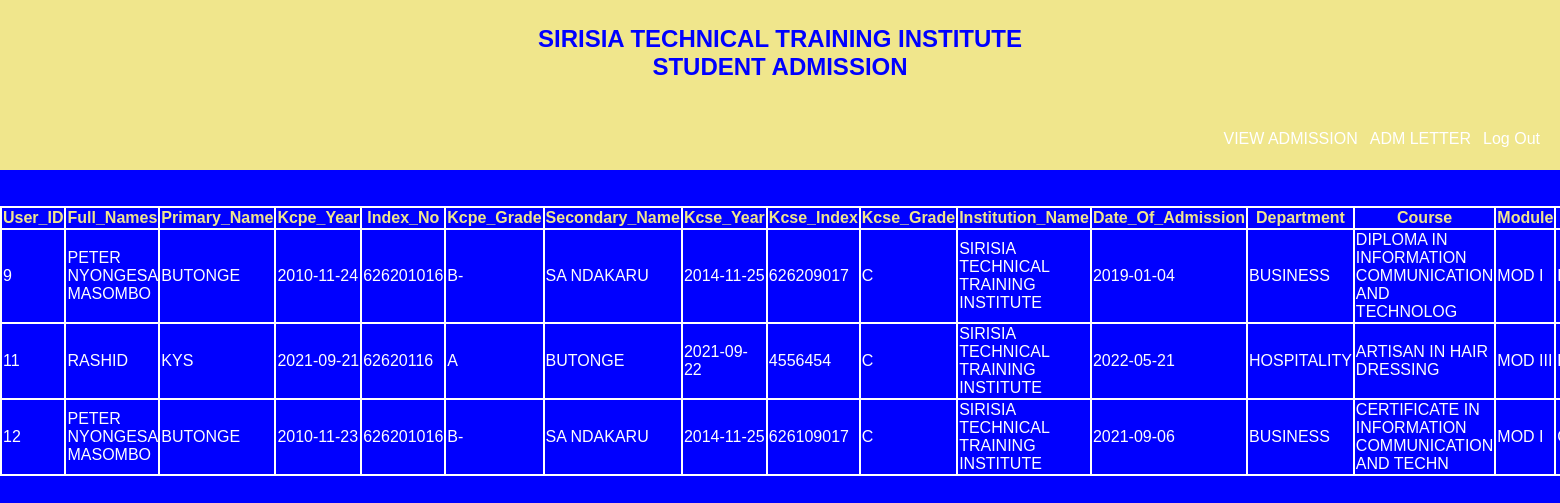
Screenshot of /viewadmission.php with the database file from the repository.
### tables this page shows
CREATE TABLE `educationdetails` (
  `User_ID` int(50) NOT NULL,
  `Full_Names` varchar(50) NOT NULL,
  `Primary_Name` varchar(50) NOT NULL,
  `Kcpe_Year` date NOT NULL,
  `Index_No` varchar(50) NOT NULL,
  `Kcpe_Grade` varchar(10) NOT NULL,
  `Secondary_Name` varchar(50) NOT NULL,
  `Kcse_Year` date NOT NULL,
  `Kcse_Index` varchar(10) NOT NULL,
  `Kcse_Grade` varchar(10) NOT NULL,
  `Institution_Name` varchar(50) NOT NULL,
  `Date_Of_Admission` date NOT NULL,
  `Department` varchar(50) NOT NULL,
  `Course` varchar(50) NOT NULL,
  `Module` varchar(50) NOT NULL,
  `Adm_No` varchar(50) NOT NULL,
  `Course_Duration` varchar(10) NOT NULL
);

### viewadmission.php (the view, shortened to what this page needs)
<?php
include_once 'connect.php';
$sql ="SELECT *FROM educationdetails;";
$query =mysqli_query($conn,$sql);
?>
<!DOCTYPE html>
<html lang="en">
<head>
    <link rel="stylesheet" type="text/css" href="stylelogin.css">
	<link rel="stylesheet" type="text/css" href="studentstyle.css">
</head>
<body>
<div class="title"><h2>SIRISIA TECHNICAL TRAINING INSTITUTE <br>STUDENT ADMISSION<br></h2></DIv>
<header>
		<nav>
			<ul id="navli">
				<li><a class="homeblack" href="viewadmission.php">VIEW ADMISSION</a></li>
				<li><a class="homeblack" href="admletter.php">ADM LETTER</a></li>
				<li><a class="homeblack" href="home.php">Log Out</a></li>
			</ul>
		</nav>
	</header>
<br><br>
        <table>
            <tr>
                <th>User_ID </th>
                <th>Full_Names</th>
                <th>Primary_Name </th>
                <th>Kcpe_Year </th>
                <th>Index_No </th>
                <th>Kcpe_Grade</th>
                <th>Secondary_Name </th>
                <th>Kcse_Year </th>
                <th>Kcse_Index </th>
                <th>Kcse_Grade</th>
                <th>Institution_Name</th>
                <th>Date_Of_Admission </th>
                <th>Department</th>
                <th>Course</th>
                <th>Module</th>
                <th>Adm_No</th>
            </tr>
            <?php
            while($row=mysqli_fetch_assoc($query)){
                $userid=$row['User_ID'];
                $name=$row['Full_Names'];
                $primaryname=$row['Primary_Name'];
                $kcpeyear=$row['Kcpe_Year'];
                $kcpeindex=$row['Index_No'];
                $kcpegrade=$row['Kcpe_Grade'];
                $secname=$row['Secondary_Name'];
                $kcseyear=$row['Kcse_Year'];
                $kcseindex=$row['Kcse_Index'];
                $Kse_Grade=$row['Kcse_Grade'];
                $Institutn_Name=$row['Institution_Name'];
                $Date_of_Admission=$row['Date_Of_Admission'];
                $Department=$row['Department'];
                $Course=$row['Course'];
                $Module=$row['Module'];
                $Adm_No=$row['Adm_No'];
            ?>
            <tr>
                <td><?php echo $userid ?></td>
                <td><?php echo $name ?></td>
                <td><?php echo $primaryname ?></td>
                <td><?php echo $kcpeyear ?></td>
                <td><?php echo $kcpeindex ?></td>
                <td><?php echo $kcpegrade ?></td>
                <td><?php echo $secname ?></td>
                <td><?php echo $kcseyear ?></td>
                <td><?php echo $kcseindex ?></td>
                <td><?php echo $Kse_Grade ?></td>
                <td><?php echo $Institutn_Name ?></td>
                <td><?php echo $Date_of_Admission ?></td>
                <td><?php echo $Department ?></td>
                <td><?php echo $Course ?></td>
                <td><?php echo $Module ?></td>
                <td><?php echo $Adm_No ?></td>
            </tr>
            <?php
            }
            ?>
        </table>
</body>
</html>

### stylelogin.css (style rules this page uses)
body { margin: 0; padding: 0; background-color: blue; background-size: cover; background-position: center; font-family: sans-serif; }
header { background: khaki; color: blue; padding: 8px 20px 6px 40px; height: 50px; }
nav ul { display: inline; padding: 0px; float: right; }
nav ul li { display: inline-block; list-style-type: none; color: white; float: left; margin-left: 12px; }
nav ul li a { color: white; text-decoration: none; }
#navli { font-family: 'Montserrat', sans-serif; }

### studentstyle.css (style rules this page uses)
.title { background-color: khaki; text-align: center; padding-top: 5px; padding-bottom: 5px; color:blue; }
body { background-color: blue; }

### viewadmission.php (style rules this page uses)
table,tr,th,td { border:2px solid white; border-collapse:collapse; }
th { color:khaki; }
td { color:white; }

### rows the page displays
educationdetails: User_ID "9", Full_Names "PETER NYONGESA MASOMBO", Primary_Name "BUTONGE", Kcpe_Year "2010-11-24", Index_No "626201016", Kcpe_Grade "B-", Secondary_Name "SA NDAKARU", Kcse_Year "2014-11-25", Kcse_Index "626209017", Kcse_Grade "C", Institution_Name "SIRISIA TECHNICAL TRAINING INSTITUTE", Date_Of_Admission "2019-01-04", Department "BUSINESS", Course "DIPLOMA IN INFORMATION COMMUNICATION AND TECHNOLOG", Module "MOD I"
educationdetails: User_ID "11", Full_Names "RASHID", Primary_Name "KYS", Kcpe_Year "2021-09-21", Index_No "62620116", Kcpe_Grade "A", Secondary_Name "BUTONGE", Kcse_Year "2021-09-22", Kcse_Index "4556454", Kcse_Grade "C", Institution_Name "SIRISIA TECHNICAL TRAINING INSTITUTE", Date_Of_Admission "2022-05-21", Department "HOSPITALITY", Course "ARTISAN IN HAIR DRESSING", Module "MOD III"
educationdetails: User_ID "12", Full_Names "PETER NYONGESA MASOMBO", Primary_Name "BUTONGE", Kcpe_Year "2010-11-23", Index_No "626201016", Kcpe_Grade "B-", Secondary_Name "SA NDAKARU", Kcse_Year "2014-11-25", Kcse_Index "626109017", Kcse_Grade "C", Institution_Name "SIRISIA TECHNICAL TRAINING INSTITUTE", Date_Of_Admission "2021-09-06", Department "BUSINESS", Course "CERTIFICATE IN INFORMATION COMMUNICATION AND TECHN", Module "MOD I"
